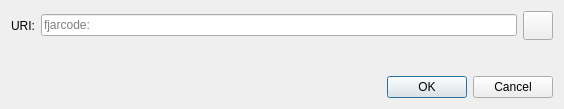
<?xml version="1.0" encoding="UTF-8"?>
<ui version="4.0">
 <class>OpenURIDialog</class>
 <widget class="QDialog" name="OpenURIDialog">
  <property name="geometry">
   <rect>
    <x>0</x>
    <y>0</y>
    <width>564</width>
    <height>109</height>
   </rect>
  </property>
  <property name="windowTitle">
   <string>Open fjarcode URI</string>
  </property>
  <layout class="QVBoxLayout" name="verticalLayout">
   <item>
    <layout class="QHBoxLayout" name="horizontalLayout">
     <item>
      <widget class="QLabel" name="label">
       <property name="text">
        <string>URI:</string>
       </property>
      </widget>
     </item>
     <item>
      <widget class="QValidatedLineEdit" name="uriEdit">
       <property name="placeholderText">
        <string notr="true">fjarcode:</string>
       </property>
      </widget>
     </item>
     <item>
      <widget class="QToolButton" name="pasteButton">
       <property name="toolTip">
        <string extracomment="Tooltip text for button that allows you to paste an address that is in your clipboard.">Paste address from clipboard</string>
       </property>
       <property name="text">
        <string/>
       </property>
       <property name="icon">
        <iconset resource="../fjarcode.qrc">
         <normaloff>:/icons/editpaste</normaloff>:/icons/editpaste
        </iconset>
       </property>
       <property name="iconSize">
        <size>
         <width>22</width>
         <height>22</height>
        </size>
       </property>
      </widget>
     </item>
    </layout>
   </item>
   <item>
    <spacer name="verticalSpacer">
     <property name="orientation">
      <enum>Qt::Vertical</enum>
     </property>
     <property name="sizeHint" stdset="0">
      <size>
       <width>20</width>
       <height>40</height>
      </size>
     </property>
    </spacer>
   </item>
   <item>
    <widget class="QDialogButtonBox" name="buttonBox">
     <property name="orientation">
      <enum>Qt::Horizontal</enum>
     </property>
     <property name="standardButtons">
      <set>QDialogButtonBox::Cancel|QDialogButtonBox::Ok</set>
     </property>
    </widget>
   </item>
  </layout>
 </widget>
 <customwidgets>
  <customwidget>
   <class>QValidatedLineEdit</class>
   <extends>QLineEdit</extends>
   <header>qt/qvalidatedlineedit.h</header>
  </customwidget>
 </customwidgets>
 <resources/>
 <connections>
  <connection>
   <sender>buttonBox</sender>
   <signal>accepted()</signal>
   <receiver>OpenURIDialog</receiver>
   <slot>accept()</slot>
   <hints>
    <hint type="sourcelabel">
     <x>248</x>
     <y>254</y>
    </hint>
    <hint type="destinationlabel">
     <x>157</x>
     <y>274</y>
    </hint>
   </hints>
  </connection>
  <connection>
   <sender>buttonBox</sender>
   <signal>rejected()</signal>
   <receiver>OpenURIDialog</receiver>
   <slot>reject()</slot>
   <hints>
    <hint type="sourcelabel">
     <x>316</x>
     <y>260</y>
    </hint>
    <hint type="destinationlabel">
     <x>286</x>
     <y>274</y>
    </hint>
   </hints>
  </connection>
 </connections>
</ui>
